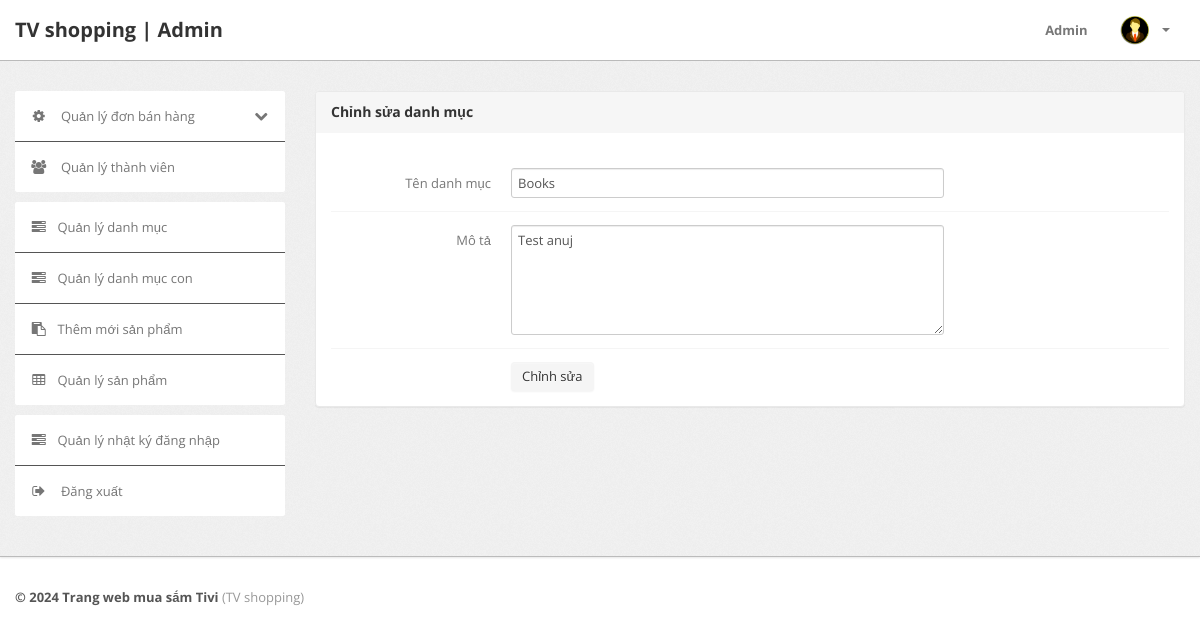
Page /admin/edit-category.php?id=3 (signed in) on the earlier database version.
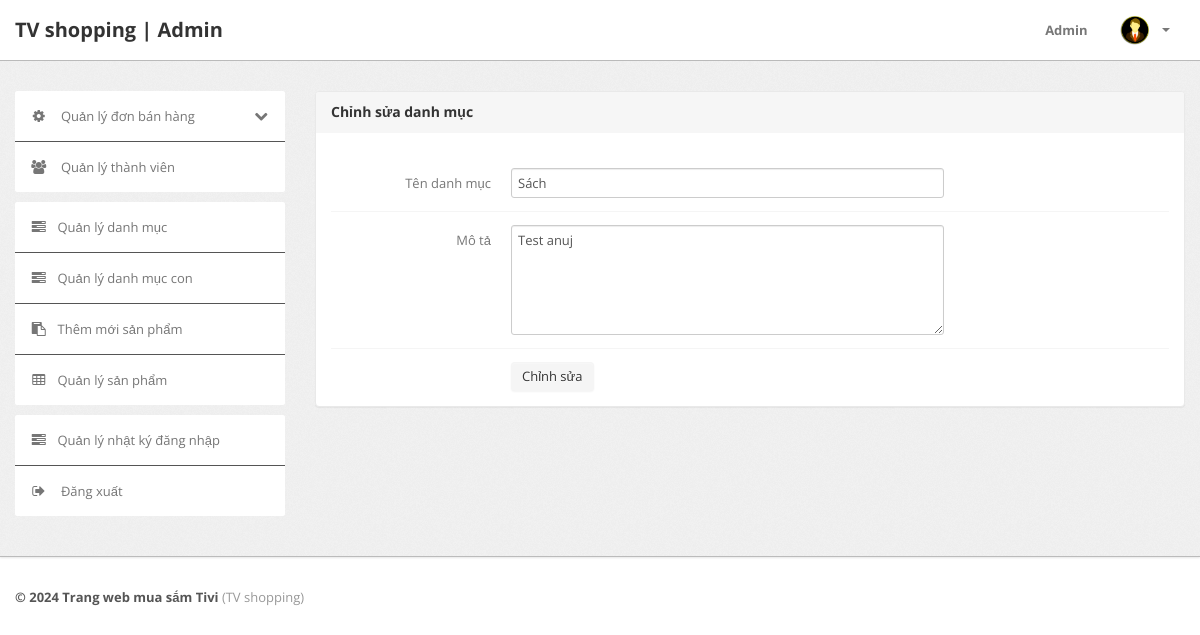
Same page on the later database version.
### tables this page shows
CREATE TABLE `category` (
  `id` int(11) NOT NULL,
  `categoryName` varchar(255) DEFAULT NULL,
  `categoryDescription` longtext DEFAULT NULL,
  `creationDate` timestamp NOT NULL DEFAULT current_timestamp(),
  `updationDate` varchar(255) DEFAULT NULL
);

### admin/edit-category.php (the view, shortened to what this page needs)
<?php
include ('include/config.php');
if (strlen($_SESSION['alogin']) == 0) {
	header('location:index.php');
} else {
	?>
	<!DOCTYPE html>
	<html lang="en">
	<head>
		<link type="text/css" href="bootstrap/css/bootstrap.min.css" rel="stylesheet">
		<link type="text/css" href="bootstrap/css/bootstrap-responsive.min.css" rel="stylesheet">
		<link type="text/css" href="css/theme.css" rel="stylesheet">
		<link type="text/css" href="images/icons/css/font-awesome.css" rel="stylesheet">
	</head>
	<body>
		<?php include ('include/header.php'); ?>
		<div class="wrapper">
			<div class="container">
				<div class="row">
					<?php include ('include/sidebar.php'); ?>
					<div class="span9">
						<div class="content">
							<div class="module">
								<div class="module-head">
									<h3>Chỉnh sửa danh mục</h3>
								</div>
								<div class="module-body">
									<br />
									<form class="form-horizontal row-fluid" name="Category" method="post">
										<?php
										$id = intval($_GET['id']);
										$query = mysqli_query($con, "select * from category where id='$id'");
										while ($row = mysqli_fetch_array($query)) {
											?>
											<div class="control-group">
												<label class="control-label" for="basicinput">Tên danh mục</label>
												<div class="controls">
													<input type="text" placeholder="Nhập tên danh mục...." name="category"
														value="<?php echo htmlentities($row['categoryName']); ?>"
														class="span8 tip" required>
												</div>
											</div>
											<div class="control-group">
												<label class="control-label" for="basicinput">Mô tả</label>
												<div class="controls">
													<textarea class="span8" name="description"
														rows="5"><?php echo htmlentities($row['categoryDescription']); ?></textarea>
												</div>
											</div>
										<?php } ?>
										<div class="control-group">
											<div class="controls">
												<button type="submit" name="submit" class="btn">Chỉnh sửa</button>
											</div>
										</div>
									</form>
								</div>
							</div>
						</div>
					</div>
				</div>
			</div>
		</div>
		<?php include ('include/footer.php'); ?>
	</body>
<?php } ?>

Differences in the rows shown:
changed category "Test anuj": category "Books" → "Sách"
